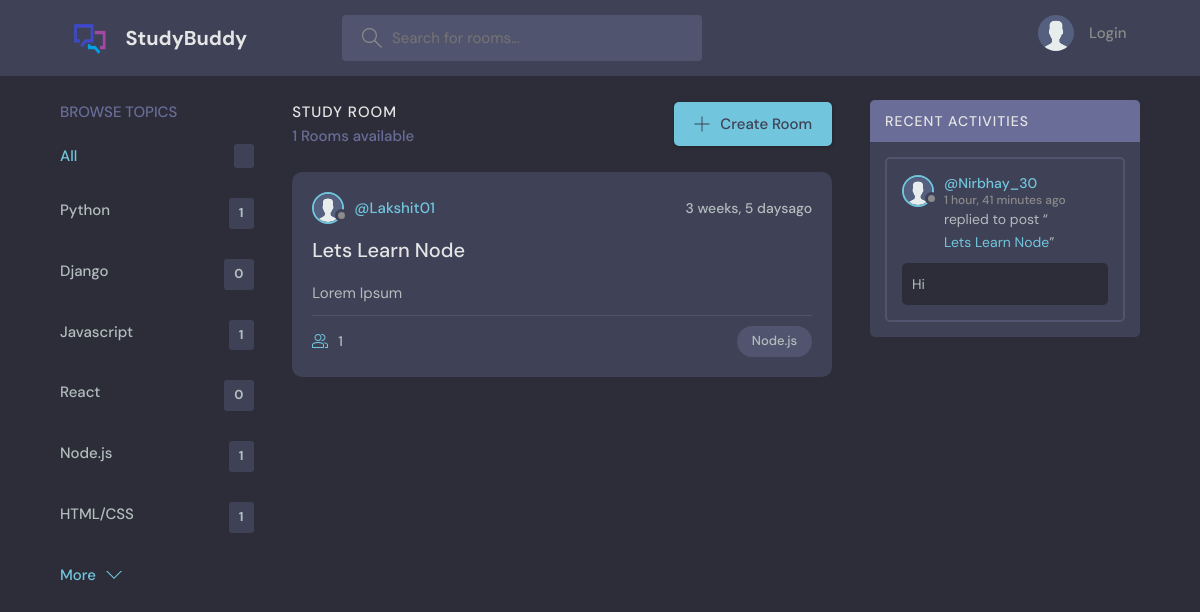
Before: /?q=Node.js with the older database file.
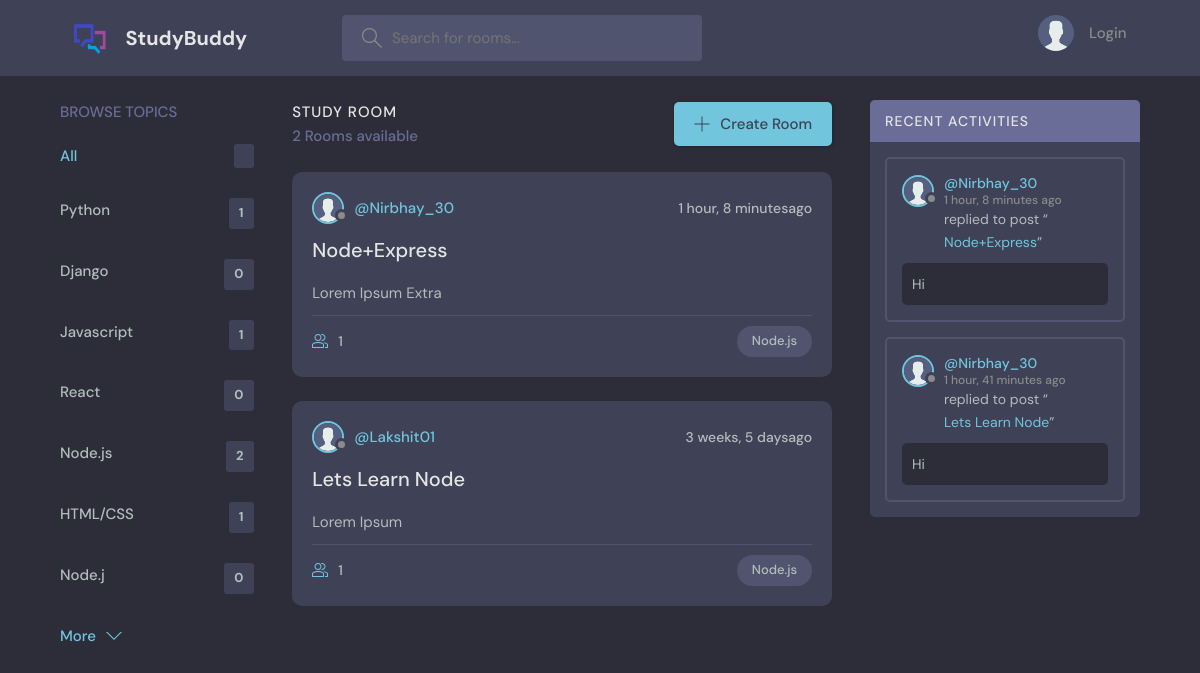
After: the same page with the newer database file.
### base/models.py (models this page shows, shortened)
class Topic(models.Model):
    name = models.CharField(max_length=200)

class Room(models.Model):
    host = models.ForeignKey(User, on_delete=models.SET_NULL,null=True)
    topic = models.ForeignKey(Topic, on_delete=models.SET_NULL,null=True)
    name = models.CharField(max_length=200)
    description= models.TextField(null=True, blank=True)
    participants= models.ManyToManyField(User,related_name='participants', blank =True)
    updated = models.DateTimeField(auto_now=True)
    created = models.DateTimeField(auto_now_add=True)
    class Meta:
        ordering=['-updated','-created']

class Message(models.Model):
    user = models.ForeignKey(User, on_delete=models.CASCADE)
    room = models.ForeignKey(Room, on_delete=models.CASCADE)
    body = models.TextField()
    updated = models.DateTimeField(auto_now=True)
    created = models.DateTimeField(auto_now_add=True)
    class Meta:
        ordering=['-updated','-created']

### base/views.py (the view)
# urls.py: 2. Add a URL to urlpatterns:  path('', views.home, name='home')
def home(request):
    query = request.GET.get('q') if request.GET.get('q') != None else ''
    rooms=Room.objects.filter(
        Q(topic__name__icontains=query) |
        Q(name__icontains=query) |
        Q(description__icontains=query)
        )
    topics = Topic.objects.all()
    room_messages = Message.objects.filter(Q(room__topic__name__icontains=query))
    context={'rooms':rooms, 'topics': topics, 'room_messages':room_messages}
    return render(request,'base/home.html',context)

### base/templates/base/home.html (shortened to what this page needs)
{% extends 'main.html' %}
{% block content %}
<main class="layout layout--3">
  <div class="container">
    {% include 'base/topics_components.html' %}
    <div class="roomList">
      <div class="roomList__header">
        <div>
          <h2>Study Room</h2>
          <p>{{rooms.count}} Rooms available</p>
        </div>
        <a class="btn btn--main" href="{% url 'create-room' %}">
          <svg
            version="1.1"
            xmlns="http://www.w3.org/2000/svg"
            width="32"
            height="32"
            viewBox="0 0 32 32"
          >
            <title>add</title>
            <path
              d="M16.943 0.943h-1.885v14.115h-14.115v1.885h14.115v14.115h1.885v-14.115h14.115v-1.885h-14.115v-14.115z"
            ></path>
          </svg>
          Create Room
        </a>
      </div>
      {% include 'base/feed_component.html' %}
    </div>
    {% include 'base/activity_component.html'%}
  </div>
</main>
{% endblock content%}

### base/templates/base/topics_components.html
<div class="topics">
    <div class="topics__header">
      <h2>Browse Topics</h2>
    </div>
    <ul class="topics__list">
      <li>
        <a href="{% url 'homepage' %}" class="active">All <span>{{topic.count}}</span></a>
      </li>
      {% for topic in topics %}
      <li>
        <a href="{% url 'homepage' %}?q={{topic.name}}">{{topic.name}} <span>{{topic.room_set.all.count}}</span></a>
      </li>
    {% endfor %}
    </ul>
    <a class="btn btn--link" href="topics.html">
      More
      <svg
        version="1.1"
        xmlns="http://www.w3.org/2000/svg"
        width="32"
        height="32"
        viewBox="0 0 32 32"
      >
        <title>chevron-down</title>
        <path d="M16 21l-13-13h-3l16 16 16-16h-3l-13 13z"></path>
      </svg>
    </a>
  </div>

### base/templates/base/feed_component.html (shortened to what this page needs)
{% load static %}
{% for room in rooms %}
<div class="roomListRoom">
    <div class="roomListRoom__header">
      <a href="{% url 'user-profile' room.host.id %}" class="roomListRoom__author">
        <div class="avatar avatar--small">
          <img src="{% static 'images/avatar.svg' %}" alt="User_logo"/>
        </div>
        <span>@{{room.host.username}}</span>
      </a>
      <div class="roomListRoom__actions">
        <span>{{room.created|timesince}}ago</span>
      </div>
    </div>
    <div class="roomListRoom__content">
      <a href="{% url 'room' room.id %}">{{room.name}}</a>
      <p>
        {{room.description}}
      </p>
    </div>
    <div class="roomListRoom__meta">
      <a href="{% url 'room' room.id %}" class="roomListRoom__joined">
        {{room.participants.count}}
      </a>
      <p class="roomListRoom__topic">{{room.topic.name}}</p>
    </div>
  </div>
  {% endfor %}

### base/templates/base/activity_component.html (shortened to what this page needs)
{% load static %}
<div class="activities">
    <div class="activities__header">
      <h2>Recent Activities</h2>
    </div>
    {% for message in room_messages %}
    <div class="activities__box">
      <div class="activities__boxHeader roomListRoom__header">
        <a href="{% url 'user-profile' message.user.id %}" class="roomListRoom__author">
          <div class="avatar avatar--small">
            <img src="{% static 'images/avatar.svg' %}" alt=""/>
          </div>
          <p>
            @{{message.user}}
            <span>{{message.created|timesince}} ago</span>
          </p>
        </a>
      </div>
      <div class="activities__boxContent">
        <p>
          replied to post “<a href="{% url 'room' message.room.id %}">{{message.room.name}}</a
          >”
        </p>
        <div class="activities__boxRoomContent">
          {{message.body}}
        </div>
      </div>
    </div>
    {% endfor %}
  </div>

Changed rows visible on the page:
computed for Topic "Node.js": room_set.all.count "1" → "2"
added Topic: name "Node.j", room_set.all.count "0"
added Room: host.username "Nirbhay_30", created "1 hour, 8 minutes", name "Node+Express", description "Lorem Ipsum Extra", participants.count "1", topic.name "Node.js"
added Message: user "Nirbhay_30", created "1 hour, 8 minutes", room.name "Node+Express", body "Hi"
Other visible differences:
{{ rooms.count }}: "1" → "2"
